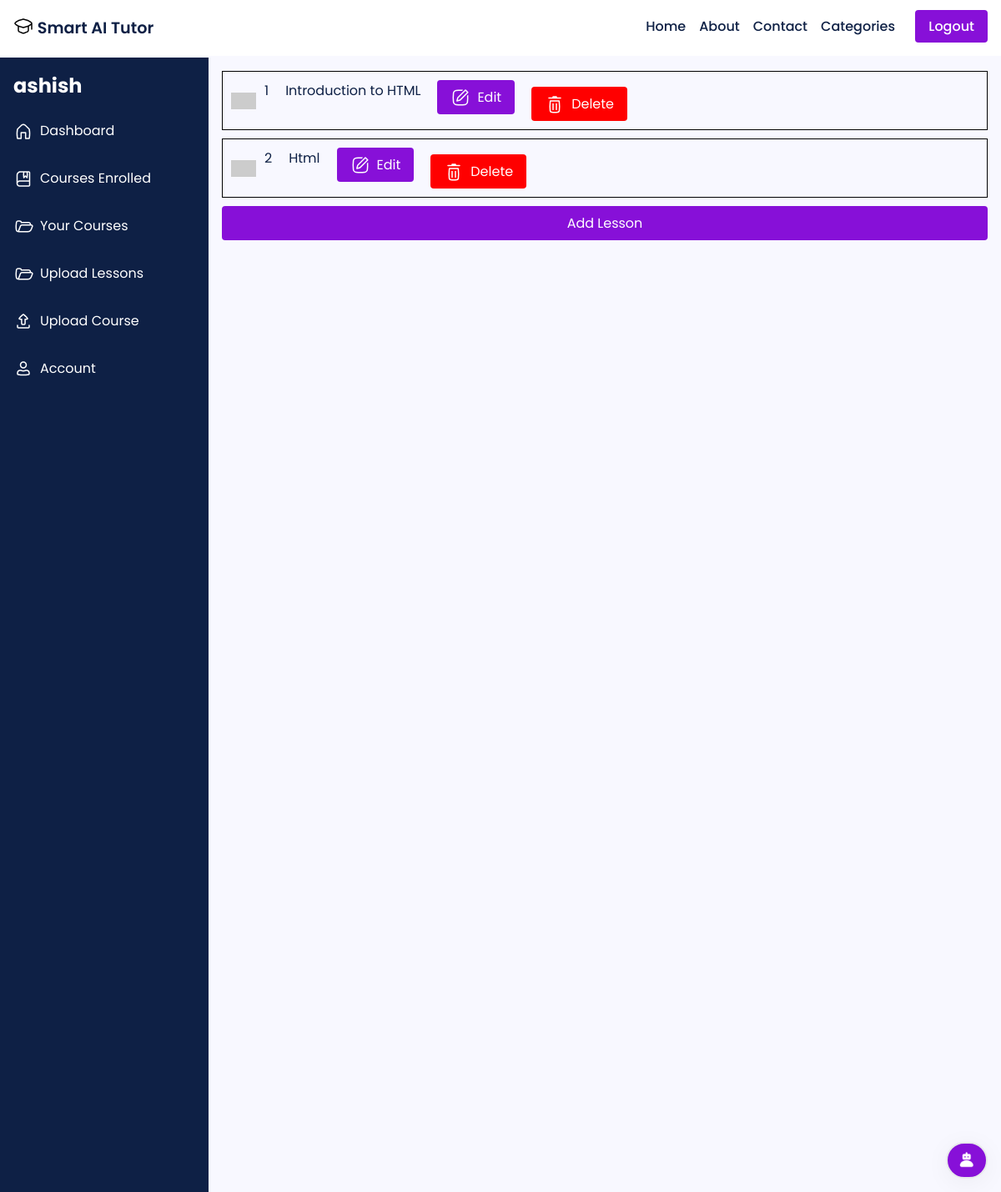
Page /dashboard/full-stack-web-development-with-projects/lessons-avail/ (signed in) on the committed database.
### main/models.py (models this page shows, shortened)
class Lesson(models.Model):
    id = models.AutoField(primary_key=True)
    lesson_no = models.TextField(default=1)
    course = models.ForeignKey(Course, on_delete=models.CASCADE, related_name='lessons')
    lesson_title = models.CharField(max_length=255, default='Lesson')
    lesson_video =  CloudinaryField('lesson-video', null=True)
    paragraph1 = models.TextField()
    paragraph2 = models.TextField()
    paragraph3 = models.TextField()

### main/views.py (the view)
# urls.py: path('dashboard/<slug:slug>/lessons-avail/', views.lessons_avail, name='lessons-avail'),
def lessons_avail(request, slug):
    course = get_object_or_404(Course, slug=slug, instructor=request.user)
    lessons = Lesson.objects.filter(course=course)
    return render(request, 'dashboard/lessons-avail.html', {'lessons': lessons , 'course': course})

### templates/dashboard/lessons-avail.html (shortened to what this page needs)
{% extends 'dashboard-base.html' %}
{% load static %}
{% load account %}
{% block content %}
{% for lesson in lessons %}
    <div style="border: 1px solid black; padding: 10px; margin-bottom: 10px;">
        <div style="display: flex; align-items: center;">
            <div style="flex: 0 0 30px; background-color: #ccc; height: 20px; margin-right: 10px;"></div>
            <div style="display: flex; justify-content: space-between; gap: 20px;">
                <div>{{ lesson.lesson_no }}</div>
                <div>{{ lesson.lesson_title }}</div>
                <div>
                    <a style='display: flex; column-gap: .5rem; justify-content: center; align-items: center;' href="{% url 'lesson-edit' course_slug=lesson.course.slug lesson_id=lesson.id %}" class="btn enroll-btn">
                        Edit
                    </a>
                </div>
                <div>
                    <a style='display: flex; column-gap: .5rem; justify-content: center; align-items: center; margin-top: .5rem; background-color: red' href="{% url 'delete-lesson' course_slug=course.slug lesson_id=lesson.id %}", class="btn enroll-btn">
                        Delete
                    </a>
                </div>
            </div>
        </div>
    </div>
{% endfor %}
<div>
    <a style='display: flex; column-gap: .5rem; justify-content: center; align-items: center;' href="/dashboard/{{course.slug }}/lessons-upload/" class="btn enroll-btn">
        Add Lesson
    </a>
</div>
{% endblock content %}

### templates/dashboard-base.html (shortened to what this page needs)
{% load static %}
<!DOCTYPE html>
<html lang="en">
<head>
    <link rel="stylesheet" href="{% static 'css/style.css' %}">
</head>
<body>
    <header>
        <nav style='margin-left: 1rem; margin-right: 1rem' class=''>
            <span>
                <a href=' /'>
                    <div style='display: flex; justify-content: baseline; column-gap: .3rem'>
                    <span>Smart AI Tutor</span>
                    </div>
                </a>
            </span>
            <ul style=''>
                <li><a href = '/'>Home</a></li>
                <li><a href = '/about'>About</a></li>
                <li><a href = '/contact'>Contact</a></li>
                <li>
                    <a style="display: flex;" class="desktop-categories-btn" href="javascript:void(0);">
                        Categories
                    </a>
                </li>
                <li>
                    {% if user.is_authenticated %}
                    <a class='btn' href='/accounts/logout/'>Logout</a>
                    {% else %}
                    <a class='btn' href='/accounts/login/'>Login</a>&nbsp
                    {% endif %}
                </li>
            </ul>
        </nav>
    </header>
    <main>
        <div class="profile-container" >
          <div class="sidebar" >
            <h2>{{user}}</h2>
            <ul>
              <a href="/dashboard/home">
                <li style='display: flex; column-gap: .5rem; align-items: center;'>
                    Dashboard
                </li></a>
              <a href="/dashboard/courses-enrolled">
                <li style='display: flex; column-gap: .5rem; align-items: center;'>
                    Courses Enrolled
                </li></a>
              <a href="/dashboard/courses-uploaded">
                <li style='display: flex; column-gap: .5rem; align-items: center;'>
                    Your Courses
                </li></a>
                <a href="/dashboard/lessons-uploaded">
                    <li style='display: flex; column-gap: .5rem; align-items: center;'>
                        Upload Lessons
                    </li></a>
              <a href="/dashboard/upload">
                <li style='display: flex; column-gap: .5rem; align-items: center;'>
                Upload Course
                </li></a>
              <a href="/dashboard/profile">
                <li style='display: flex; column-gap: .5rem; align-items: center;'>
                    Account
                </li></a>
            </ul>
          </div>
          <div class="profile-main">
            {% block content %}{% endblock content %}
          </div>
        </div>
      </main>
      <div class=' ashish-credits ' style="background-color: #8710d8; width: 50px;">
      <img class="icons" alt='chat' style='height: 1.5rem; width: 1.5rem; cursor: pointer;' src='{% static 'img/heart.png' %}'>
  </div>
</body>
</html>

### static/css/style.css (style rules this page uses)
* { font-family: 'Poppins'; margin: 0; padding: 0; box-sizing: border-box; scroll-behavior: smooth; scroll-padding-top: 2rem; }
body { color: #0e2045; background: #fff; display: flex; flex-direction: column; min-height: 100vh; }
main { flex: 1; }
img { width: 100%; }
a { text-decoration: none; color: #0e2045; }
.btn { background-color: #8710d8; border-radius: 4px; padding: .5rem 1rem; border: none; color: #fff; transition: transform .2s ease-in-out; }
header { border-bottom: 2px solid #f8f8ff; }
nav { display: flex; justify-content: space-between; padding: 1.2rem 0; font-weight: 500; }
nav span { font-size: 1.2rem; font-weight: 600; }
nav ul { display: flex; column-gap: 1rem; justify-content: baseline; }
nav li { list-style: none; }
.ashish-credits { background-color: #fff; border: 2px solid #e7e9eb; font-size: smaller; padding: .5rem .5rem; width: 50px; display: flex; column-gap: .3rem; justify-content: center; border-radius: 50px; box-shadow: 0 5px 30px 0 rgba(0,0,0,.05); z-index: 9999; position: fixed; bottom: 1rem; right: 1rem; }
.profile-container { display: flex; background-color: #f8f8ff; }
.sidebar { background-color: #0e2045; color: #fff; height: 170vh; min-width: 250px; box-sizing: border-box; top: 0; left: 0; z-index: 1; }
.sidebar h2 { padding: 1rem; margin: 0; font-size: 1.5rem; font-weight: bold; }
.sidebar ul { margin: 0; padding: 0; list-style: none; }
.sidebar li { margin-bottom: 1rem; padding-left: 1rem; padding-top: .5rem; padding-bottom: .5rem; color: #fff; }
.profile-main { flex: 1; padding: 1rem; box-sizing: border-box; min-height: 100vh; }

### rows in the picture
Lesson: lesson_no "1", lesson_title "Introduction to HTML"
Lesson: lesson_no "2", lesson_title "Html"

### other values in the picture
{{ user }} "ashish"
